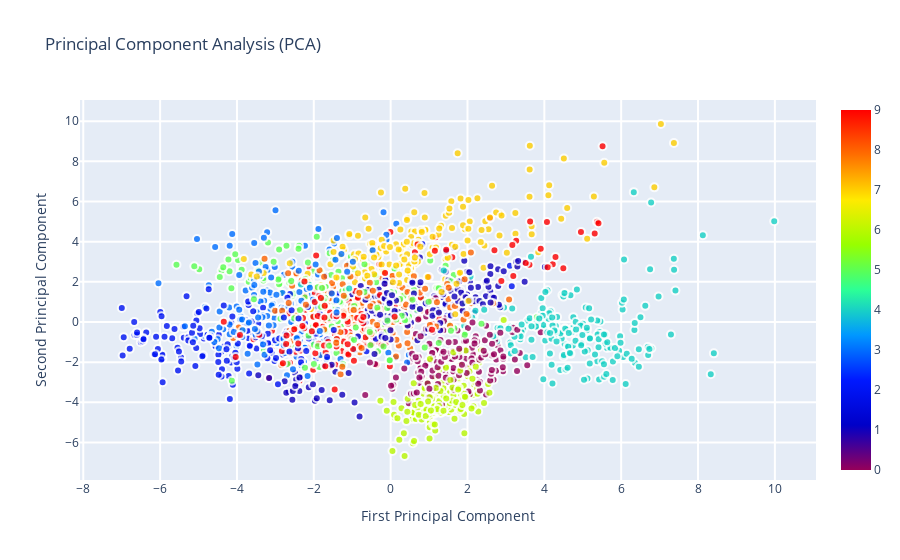

The code cell stored with this chart in its notebook:
### Code cell
import plotly.offline as py
py.init_notebook_mode(connected=True)
import plotly.graph_objects as go

# Use Plotly to plot PCA
data = [go.Scatter(
    x = X_reduced[:,0],
    y = X_reduced[:,1],
    mode = 'markers',
    showlegend = False,
    marker = dict(
        size = 8,
        color = labels,
        colorscale ='Rainbow',
        showscale = True,
        line = dict(
            width = 2,
            color = 'rgb(255, 255, 255)'
        ),
        opacity = 0.8
    )
)]

layout = go.Layout(
    title= 'Principal Component Analysis (PCA)',
    hovermode= 'closest',
    xaxis= dict(
         title= 'First Principal Component',
        ticklen= 8,
        zeroline= False,
        gridwidth= 2,
    ),
    yaxis=dict(
        title= 'Second Principal Component',
        ticklen= 8,
        gridwidth= 2,
    ),
    showlegend= True
)


fig = dict(data=data, layout=layout)
py.iplot(fig, filename='PCA')
# fig.write_html('first_figure.html', auto_open=True)

### Figure 1 — Plotly figure (JSON) as saved in the notebook; plotly's stock layout.template omitted (floating-point values rounded to 4 significant figures; data arrays with more than 128 entries replaced by an {"elided": "..."} marker saying what was removed)
{"data": [{"marker": {"color": {"elided": "1797 int values"}, "colorscale": [[0, "rgb(150,0,90)"], [0.125, "rgb(0,0,200)"], [0.25, "rgb(0,25,255)"], [0.375, "rgb(0,152,255)"], [0.5, "rgb(44,255,150)"], [0.625, "rgb(151,255,0)"], [0.75, "rgb(255,234,0)"], [0.875, "rgb(255,111,0)"], [1, "rgb(255,0,0)"]], "line": {"color": "rgb(255, 255, 255)", "width": 2}, "opacity": 0.8, "showscale": true, "size": 8}, "mode": "markers", "showlegend": false, "type": "scatter", "x": {"elided": "1797 float values"}, "y": {"elided": "1797 float values"}}], "layout": {"hovermode": "closest", "showlegend": true, "title": {"text": "Principal Component Analysis (PCA)"}, "xaxis": {"gridwidth": 2, "ticklen": 8, "title": {"text": "First Principal Component"}, "zeroline": false}, "yaxis": {"gridwidth": 2, "ticklen": 8, "title": {"text": "Second Principal Component"}}}}
